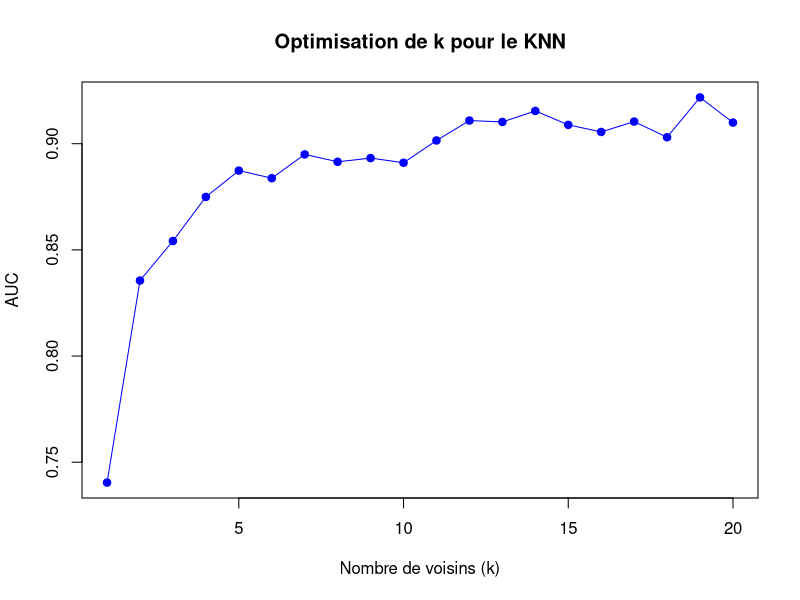
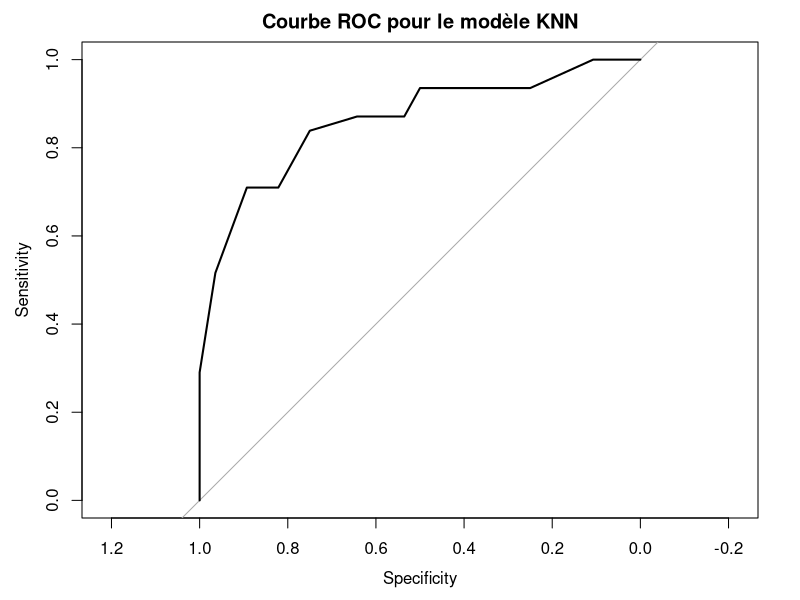

Generate these figures, in order, with R:
## ---- chunk 1
knitr::opts_chunk$set(echo = TRUE)
## ---- chunk 2
library(tidyverse)
library(caret)
library(e1071)
library(pROC)
## ---- chunk 3
# Charger les données
# Remplacez le chemin par le chemin correct vers vos données
data <- read.csv("data/farms_train.csv", sep = ";", dec = ",")

# Séparer la variable cible et les variables explicatives
X <- data %>% select(-DIFF)
y <- as.factor(make.names(data$DIFF))  # Convertir en facteur et s'assurer que les noms sont valides

# Diviser les données en ensembles d'entraînement et de test
set.seed(42)
train_index <- createDataPartition(y, p = 0.8, list = FALSE)
X_train <- X[train_index, ]
X_test <- X[-train_index, ]
y_train <- y[train_index]
y_test <- y[-train_index]

# Normalisation des données
scaler <- preProcess(X_train, method = c("center", "scale"))
X_train <- predict(scaler, X_train)
X_test <- predict(scaler, X_test)
## ---- chunk 4
k_values <- 1:20
auc_scores <- numeric(length(k_values))

# Validation croisée pour chaque valeur de k
for (k in k_values) {
  knn_model <- train(
    x = X_train, y = y_train,
    method = "knn",
    tuneGrid = data.frame(.k = k),
    metric = "ROC",
    trControl = trainControl(
      method = "cv", number = 5,
      classProbs = TRUE,
      summaryFunction = twoClassSummary
    )
  )
  auc_scores[k] <- max(knn_model$results$ROC, na.rm = TRUE)
}

# Tracer l'AUC moyenne en fonction de k
plot(k_values, auc_scores, type = "o", pch = 19, col = "blue",
     xlab = "Nombre de voisins (k)", ylab = "AUC",
     main = "Optimisation de k pour le KNN")

# Trouver le meilleur k
best_k <- k_values[which.max(auc_scores)]
cat("Meilleur k basé sur l'AUC :", best_k, "avec une AUC de", max(auc_scores), "\n")
## ---- chunk 5
# Entraîner le modèle avec le meilleur k
final_knn <- knn3(X_train, y_train, k = best_k)  # y_train est déjà un facteur valide

# Prédictions sur l'ensemble de test
predictions <- predict(final_knn, X_test, type = "class")
probabilities <- predict(final_knn, X_test, type = "prob")

# Matrice de confusion
confusion <- confusionMatrix(predictions, y_test)
print(confusion)

# Calcul de l'AUC sur l'ensemble de test
roc_curve <- roc(y_test, probabilities[,2])
auc_value <- auc(roc_curve)
cat("AUC sur l'ensemble de test :", auc_value, "\n")

# Tracer la courbe ROC
plot(roc_curve, main = "Courbe ROC pour le modèle KNN")
